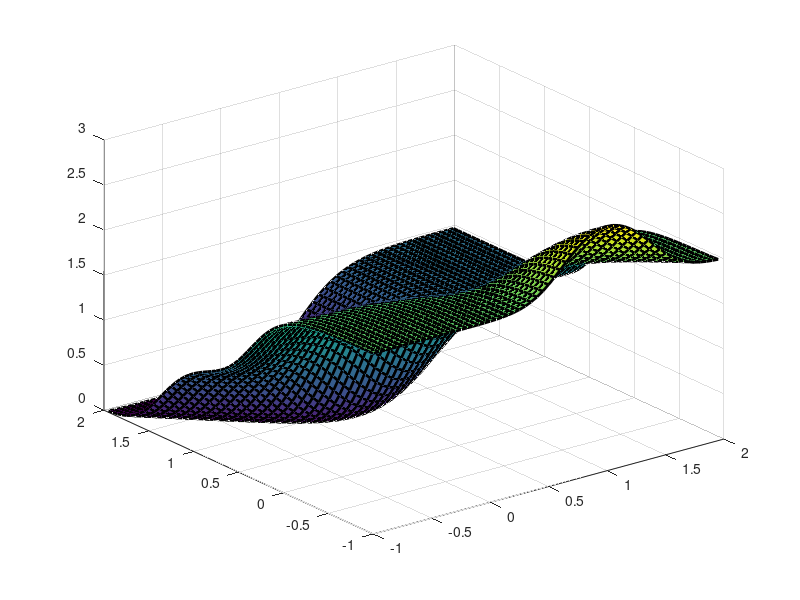

Reproduce this figure in MATLAB. (Note: this script raises an error after producing the figure.)
clear all
close all
clc

x     = [0 0; 1 0; 0 1; 1 1];
y     = [0 1 0 1];
bias  = 0.5;
p     = 5;
epoch = 8;
activ = 1;
k     = 60;
s     = -1;
b     = 0.05;
r     = s : b : 1.95;
q     = transpose(r);
w     = ones(k^2, 2);
for i = 1 : k
    for j = 1 : k
        w(i + (j - 1)*k, 1) = q(i);
        w(i + (j - 1)*k, 2) = q(j);
    end
end;

w4    = zeros(size(w, 1), 1);
i     = 1;
activ = 1;
m     = size(x, 1); 
while i <= m,   
    w1 = [x(i, 1)*w(:, 1) + x(i, 2)*w(:, 2) - bias];
    if activ == 1
        w2 = 1./[1 + exp(-p*w1)];
        if activ == 0
            w2 = w1/abs(w1);
            w2(w2 == [NaN; -1]) = [0; 0];
        end
        w3 = [(y(i) - w2).^2];
        w4 = w4 + w3;
    end
    i = i + 1;  
end

w4res    = reshape(w4, 60, 60);
xx       = linspace(-1, 1.95, 60);
yy       = linspace(-1, 1.95, 60);
[XX, YY] = meshgrid(xx, yy);
res      = surf(XX, YY, w4res, 'LineWidth', 2);
alpha(0)
set ( gca, 'ydir', 'reverse')
title('Error Surface: Learning weights') ; 
set(gca, 'FontSize', 16);

aa = [w w4];
w  = [-0.7 0.7;];                             %initial weights 
e  = 1;                                       %initializes epochs
aa = zeros(1, 3);
while (e <= epoch)
    sumerro = 0;
    sumgrad = 0;
    m       = size(x, 1);
    i       = 1;
    while i <= m                               %calculates for each weight
        inp     = (sum(w.*[x(i, :);]) - bias); %the error function Q(w)
        activ   = 1./[1 + exp(-p*inp)];        %activation function
        deriv   = activ*(1 - activ);           %derivative of activation function
        erro    = (y(i) - activ);                
        sqerr   = erro.^2;                     %squared error
        sumerro = sumerro + sqerr;        
        grad    = 2.*erro.*deriv.*[x(i, :);];  %gradient
        sumgrad = sumgrad + grad ;             %sum up gradients
        i       = i + 1;
    end
    bb = [w sumerro];
    w  = w + sumgrad;                          %corrects weights
    aa = [aa; bb];
    d1 = aa(2 : size(aa, 1), 1);
    d2 = aa(2 : size(aa, 1), 2);
    d3 = aa(2 : size(aa, 1), 3);

    hold on
    plot3(d2', d1', d3', '-ro', 'LineWidth', 2)
    xlabel('X')
    ylabel('Y')
    zlabel('Z')
    hold off

    e = e + 1;                                  %next training period
end